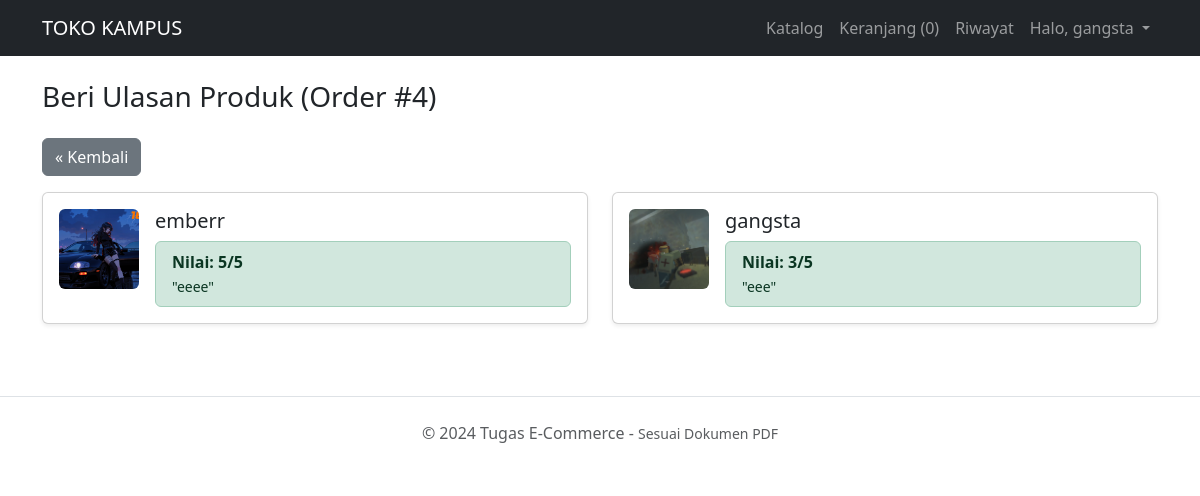
The page /toko_online/beri_ulasan.php?id_order=4 (signed in) on the database its author committed.
### tables this page shows
CREATE TABLE `order_items` (
  `id` int(11) NOT NULL,
  `order_id` int(11) DEFAULT NULL,
  `product_id` int(11) DEFAULT NULL,
  `quantity` int(11) NOT NULL,
  `price` decimal(10,2) NOT NULL
);

CREATE TABLE `products` (
  `id` int(11) NOT NULL,
  `category_id` int(11) DEFAULT NULL,
  `name` varchar(100) NOT NULL,
  `price` decimal(10,2) NOT NULL,
  `stock` int(11) NOT NULL,
  `description` text DEFAULT NULL,
  `image` varchar(255) DEFAULT NULL
);

CREATE TABLE `reviews` (
  `id` int(11) NOT NULL,
  `order_id` int(11) NOT NULL,
  `product_id` int(11) NOT NULL,
  `user_id` int(11) NOT NULL,
  `rating` int(11) NOT NULL,
  `comment` text DEFAULT NULL,
  `created_at` timestamp NOT NULL DEFAULT current_timestamp()
);

### toko_online/beri_ulasan.php (the view, shortened to what this page needs)
<?php include 'koneksi.php'; include 'header.php';
$id_order = mysqli_real_escape_string($conn, $_GET['id_order']);
?>
<h3 class="mb-4">Beri Ulasan Produk (Order #<?= $id_order ?>)</h3>
<a href="riwayat.php" class="btn btn-secondary mb-3">&laquo; Kembali</a>
<div class="row">
    <?php
    $items = mysqli_query($conn, "SELECT oi.*, p.name, p.image
                                  FROM order_items oi
                                  JOIN products p ON oi.product_id = p.id
                                  WHERE oi.order_id='$id_order'");
    while ($item = mysqli_fetch_assoc($items)):
        $cek_review = mysqli_query($conn, "SELECT * FROM reviews WHERE order_id='$id_order' AND product_id='{$item['product_id']}'");
        $sudah_ulas = mysqli_fetch_assoc($cek_review);
    ?>
    <div class="col-md-6 mb-4">
        <div class="card shadow-sm">
            <div class="card-body d-flex">
                <img src="assets/img/<?= $item['image'] ?>" style="width: 80px; height: 80px; object-fit: cover;" class="rounded me-3">
                <div class="w-100">
                    <h5 class="card-title"><?= $item['name'] ?></h5>
                    <?php if ($sudah_ulas): ?>
                        <div class="alert alert-success py-2 mb-0">
                            <strong>Nilai: <?= $sudah_ulas['rating'] ?>/5</strong><br>
                            <small>"<?= $sudah_ulas['comment'] ?>"</small>
                        </div>
                    <?php endif; ?>
                </div>
            </div>
        </div>
    </div>
    <?php endwhile; ?>
</div>
<?php include 'footer.php'; ?>

### rows shown on the page
order_items: product.image (picture), product.name "emberr", reviews.rating "5", reviews.comment "eeee"
order_items: product.image (picture), product.name "gangsta", reviews.rating "3", reviews.comment "eee"

### other values the page prints
$_SESSION['name'] "gangsta"
$id_order "4"
